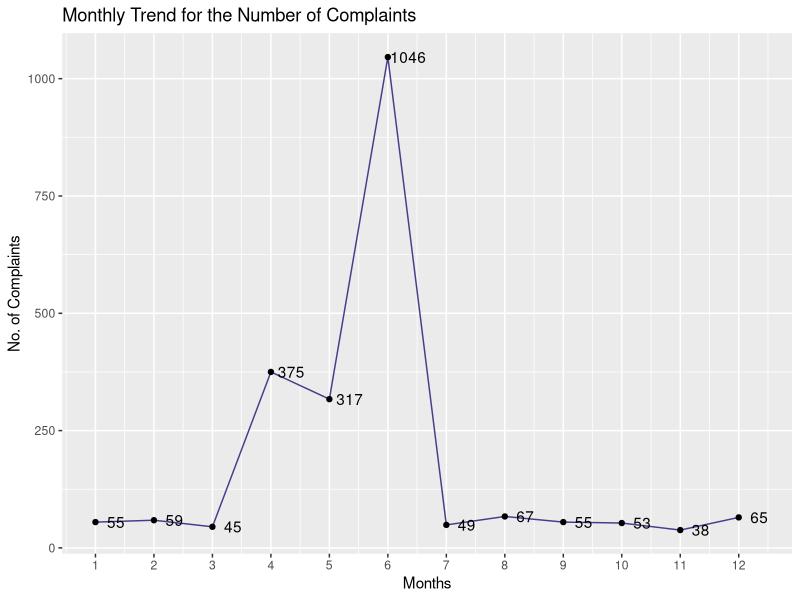
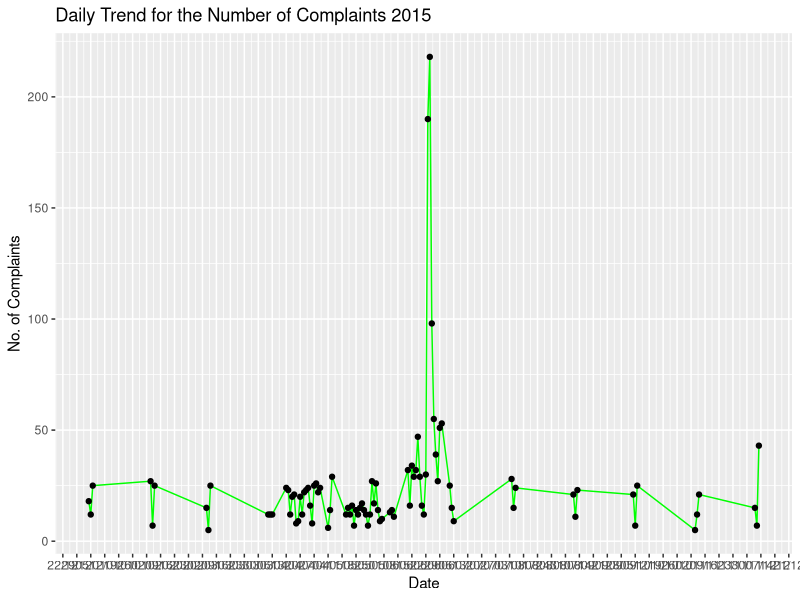
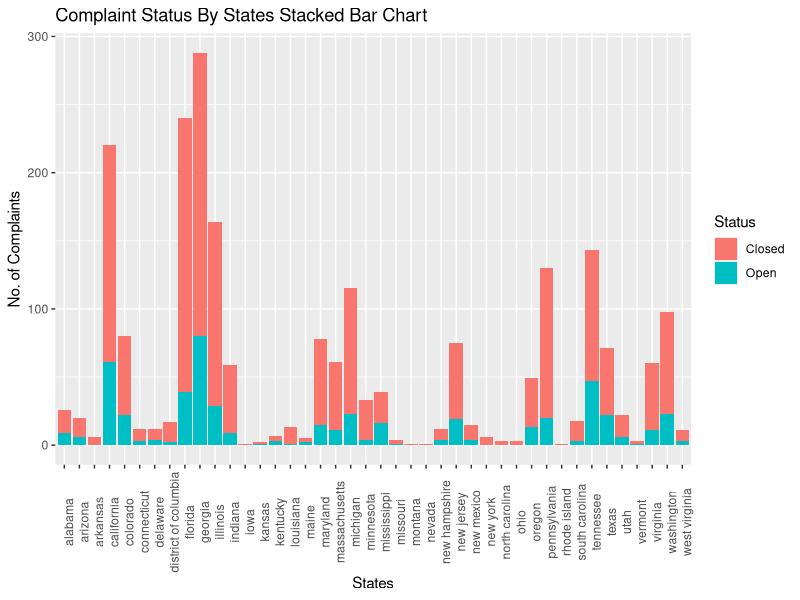
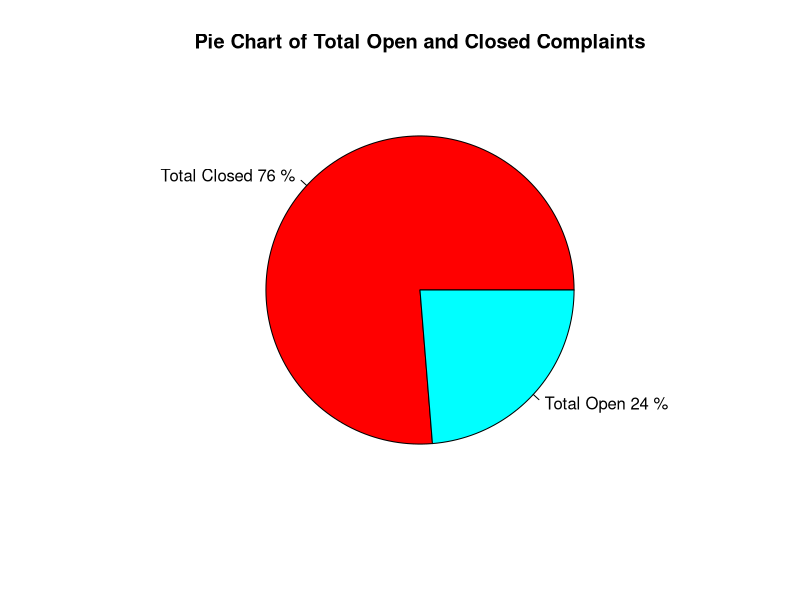
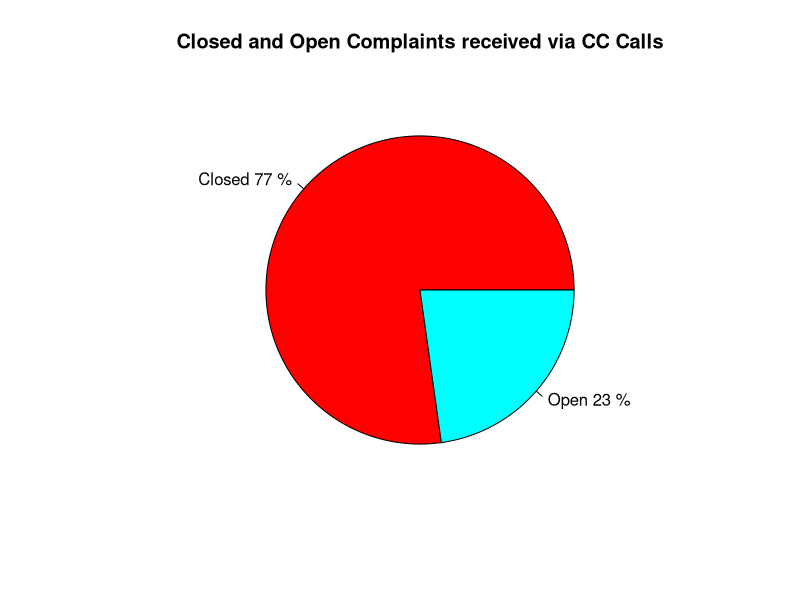
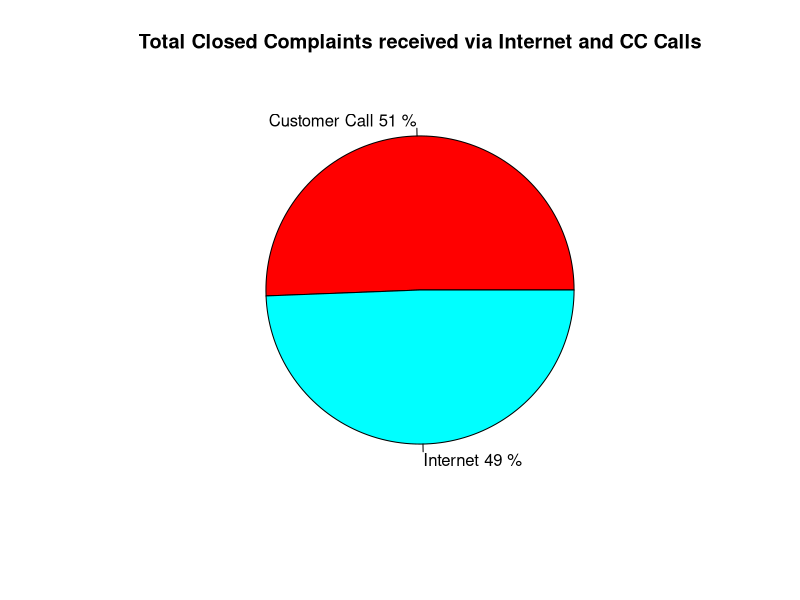

Write the R code that produced these figures, in order.
rm(list=ls())

getwd()

comcast_dat = read.csv("Comcast Telecom Complaints data.csv")

head(comcast_dat)

str(comcast_dat)

#library(tibble)

comcast_dat_df <- data.frame(comcast_dat)


colnames(comcast_dat_df)

# Finding NA's in data-set
na_vector <- is.na(comcast_dat_df)
length(na_vector[na_vector==T])

library(lubridate) # Library makes it easier to work with dates and times.

comcast_dat_df$Date_new <- dmy(comcast_dat_df$Date)

head(comcast_dat_df$Date_new)

# Check if you have data of single year or multiple year

unique(as.integer(year(comcast_dat_df$Date_new)))

unique(as.integer(month(comcast_dat_df$Date_new)))

# Storing month in column 'Month' in the dataframe created
comcast_dat_df$Month = as.integer(month(comcast_dat_df$Date_new))

# Calculate daily and monthly number of complaints

library(dplyr)

Count_d  <- summarise(group_by(comcast_dat_df,Date_new), Count=n())
head(Count_d)

count_m <- summarise(group_by(comcast_dat_df,Month), Count=n())
count_m

library(ggplot2)

ggplot(data = count_m, aes(x= Month, y= Count))+
  geom_line(color="slateblue4")+
  geom_point()+
  geom_text(label= count_m$Count, nudge_x = 0.35, nudge_y = 0.45, check_overlap = T)+
  scale_x_continuous(breaks = count_m$Month)+
  labs(title = "Monthly Trend for the Number of Complaints",x= "Months",y ="No. of Complaints")

#Daily trend chart for the number of complaints

ggplot(data = Count_d, aes(x= as.POSIXct(Date_new), y= Count))+
  geom_line(color="green")+
  geom_point()+
  scale_x_datetime(breaks = "1 weeks", date_labels = "%d/%m")+
  theme(axis.text.x = element_text(angle = 0))+
  labs(title = "Daily Trend for the Number of Complaints 2015", x = "Date", y ="No. of Complaints")

# install.packages('tm', dependencies = T)


# using NLP to get highest frequency words
library(tm)
library(SnowballC)


#convert Customer.Complaint column into a corpus (collection of documents)

corp_com = Corpus(VectorSource(comcast_dat_df$Customer.Complaint))

#remove punctuations

corp_com <- tm_map(corp_com, removePunctuation)

#to lowercase

corp_cpm <- tm_map(corp_com, PlainTextDocument)
corp_com <- tm_map(corp_com, tolower)

#remove stopwords and the word "comcast"
corp_com <- tm_map(corp_com, removeWords, c("comcast", stopwords("english")))

#creating term document matrix and calculating tags frequency

m <- TermDocumentMatrix(corp_com)
mat <- as.matrix(m)
f <- sort(rowSums(mat),decreasing=TRUE)
df1 <- data.frame(word = names(f),freq=f)
head(df1, 25)

internet <- contains(comcast_dat_df$Customer.Complaint, match = 'internet',ignore.case = T)
internet

billing <- contains(comcast_dat_df$Customer.Complaint, match = 'bill',ignore.case = T)
billing

data <- contains(comcast_dat_df$Customer.Complaint, match = 'data',ignore.case = T)
data

cap <- contains(comcast_dat_df$Customer.Complaint, match = 'cap',ignore.case = T)
cap

throttle <- contains(comcast_dat_df$Customer.Complaint, match = 'throttl',ignore.case = T)
throttle

price <- contains(comcast_dat_df$Customer.Complaint, match = 'price',ignore.case = T)
price

charge <- contains(comcast_dat_df$Customer.Complaint, match = 'charge',ignore.case = T)
charge

cable <- contains(comcast_dat_df$Customer.Complaint, match = 'cable',ignore.case = T)
cable

connect <- contains(comcast_dat_df$Customer.Complaint, match = 'connect',ignore.case = T)
connect

contract <- contains(comcast_dat_df$Customer.Complaint, match = 'contract',ignore.case = T)
contract

account <- contains(comcast_dat_df$Customer.Complaint, match = 'account',ignore.case = T)

email <- contains(comcast_dat_df$Customer.Complaint, match = 'email',ignore.case = T)

xfinity <- contains(comcast_dat_df$Customer.Complaint, match = 'xfinit',ignore.case = T)

hbo <- contains(comcast_dat_df$Customer.Complaint, match = 'hbo',ignore.case = T)

modem <- contains(comcast_dat_df$Customer.Complaint, match = 'modem',ignore.case = T)

service <- contains(comcast_dat_df$Customer.Complaint, match = 'service',ignore.case = T)

comcast_dat_df$Complaint.Types[internet]

comcast_dat_df$Complaint.Types[internet] <- "Internet"
comcast_dat_df$Complaint.Types[internet]

comcast_dat_df$Complaint.Types[billing] <- ifelse(is.na(comcast_dat_df$Complaint.Types[billing]),"Billing",comcast_dat_df$Complaint.Types[billing])

comcast_dat_df$Complaint.Types[billing]

comcast_dat_df$Complaint.Types[data] <- ifelse(is.na(comcast_dat_df$Complaint.Types[data]),"Data",comcast_dat_df$Complaint.Types[data])

comcast_dat_df$Complaint.Types[cap] <- ifelse(is.na(comcast_dat_df$Complaint.Types[cap]),"Usage Cap",comcast_dat_df$Complaint.Types[cap])

comcast_dat_df$Complaint.Types[throttle] <- ifelse(is.na(comcast_dat_df$Complaint.Types[throttle]),"Throttling",comcast_dat_df$Complaint.Types[throttle])

comcast_dat_df$Complaint.Types[price] <- ifelse(is.na(comcast_dat_df$Complaint.Types[price]),"Price",comcast_dat_df$Complaint.Types[price])

comcast_dat_df$Complaint.Types[charge] <- ifelse(is.na(comcast_dat_df$Complaint.Types[charge]),"Charges",comcast_dat_df$Complaint.Types[charge])

comcast_dat_df$Complaint.Types[cable] <- ifelse(is.na(comcast_dat_df$Complaint.Types[cable]),"Cable",comcast_dat_df$Complaint.Types[cable])

comcast_dat_df$Complaint.Types[connect] <- ifelse(is.na(comcast_dat_df$Complaint.Types[connect]),"Connect",comcast_dat_df$Complaint.Types[connect])

comcast_dat_df$Complaint.Types[contract] <- ifelse(is.na(comcast_dat_df$Complaint.Types[contract]),"Contract",comcast_dat_df$Complaint.Types[contract])

comcast_dat_df$Complaint.Types[account] <- ifelse(is.na(comcast_dat_df$Complaint.Types[account]),"Account",comcast_dat_df$Complaint.Types[account])

comcast_dat_df$Complaint.Types[email] <- ifelse(is.na(comcast_dat_df$Complaint.Types[email]),"Email",comcast_dat_df$Complaint.Types[email])

comcast_dat_df$Complaint.Types[xfinity] <- ifelse(is.na(comcast_dat_df$Complaint.Types[xfinity]),"Xfinity",comcast_dat_df$Complaint.Types[xfinity])

comcast_dat_df$Complaint.Types[hbo] <- ifelse(is.na(comcast_dat_df$Complaint.Types[hbo]),"HBO",comcast_dat_df$Complaint.Types[hbo])

#assigning "Others" for rest of the complaints
comcast_dat_df$Complaint.Types[-c(internet,billing,data,cap,throttle,price,charge,cable,connect,contract,account,email,xfinity,hbo,modem,service)]<- "Others"

#final table with the frequency of all complaint types
table(comcast_dat_df$Complaint.Types)

#new categorical variable with value as Open and Closed
open_complaints <-(comcast_dat_df$Status == "Open" | comcast_dat_df$Status == "Pending")


closed_complaints <- (comcast_dat_df$Status == "Closed" | comcast_dat_df$Status == "Solved")


comcast_dat_df$complaint_status[open_complaints] <- "Open" 
comcast_dat_df$complaint_status[closed_complaints] <- "Closed"

# Statewise status of complaints
# Few states are in upper-lower case mix (e.g. District of Columbia)

comcast_dat_df$state_lower <- tolower(comcast_dat_df$State)

# Creating a count of complaint status on each state

count_states <- summarise(group_by(comcast_dat_df,state_lower,complaint_status),Count=n())

head(count_states)

# Plotting 

ggplot(as.data.frame(count_states), aes(x = state_lower, y = Count))+
  geom_col(aes(fill = complaint_status))+
  theme(axis.text.x = element_text(angle = 90))+
  labs(title = "Complaint Status By States Stacked Bar Chart", x = "States", y = "No. of Complaints", fill= "Status")

#State having the maximum complaints (total)
max_comp <- arrange(summarise(group_by(comcast_dat_df, state_lower), Count = n()), desc(Count))
max_comp[1,]

# idetifying the state that has maximum number of Open complaints

max_open_camp <- arrange(summarise(group_by(filter(comcast_dat_df,complaint_status == "Open"), state_lower),Count=n()),desc(Count))

max_open_camp[1,]

#State having the highest percentage of unresolved complaints

count_by_states <- merge(x=max_comp,y=max_open_camp,by="state_lower", all.x = TRUE)

head(count_by_states)

# Replacing NA values by 0
count_by_states$Count.y <- ifelse(is.na(count_by_states$Count.y),0,count_by_states$Count.y)

head(count_by_states)

count_by_states <- cbind(count_by_states,"% unresolved"=(count_by_states$Count.y / count_by_states$Count.x)*100)

count_by_states <- arrange(count_by_states, desc(count_by_states["% unresolved"]))

count_by_states[1,]

#percentage of complaints resolved till date through the Internet and customer care calls

levels(as.factor(comcast_dat_df$Received.Via))

df2 <- table(comcast_dat_df$Received.Via, comcast_dat_df$complaint_status)
df2

df2 <- cbind(df2, Total = rowSums(df2))

df2

# Pie Chart for Total Closed and Open Complaints

slices <- c(843,262)
names <- c("Total Closed", "Total Open")
slices_per <- round(slices/sum(slices)*100)
slices_per <- as.character(slices_per)
slices_names_per <- paste(names, slices_per,"%")
pie(x=slices,labels = slices_names_per, col=rainbow(length(names)),
    main="Pie Chart of Total Open and Closed Complaints")

# Pie Chart for Closed and Open Complaints received via Customer Care Calls
slices1 <- c(864, 255)
names1 <- c("Closed", "Open")
slices_per1 <- round(slices1/sum(slices1)*100)
slices_per1 <- as.character(slices_per1)
slices_names_per1 <- paste(names1, slices_per1,"%")
pie(x=slices1,labels = slices_names_per1, col=rainbow(length(names1)),
    main="Closed and Open Complaints received via CC Calls")

# Pie Chart for Total Closed Complaints received via Internet and Customer Care Call

slices3 <- c(864, 843)
names3 <- c("Customer Call","Internet")
slices_per3 <- round(slices3/sum(slices3)*100)
slices_per3 <- as.character(slices_per3)
slices_names_per3 <- paste(names3, slices_per3,"%")
pie(x=slices3,labels = slices_names_per3, col=rainbow(length(names3)),
    main="Total Closed Complaints received via Internet and CC Calls")
